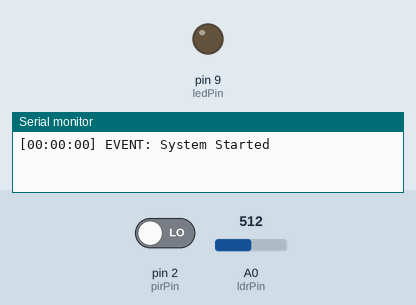
This sketch was run on a simulated Arduino Uno, built with avr-gcc and run on an emulated ATmega328P. Parts: output pins drawn as LEDs (lit = HIGH), the last lines printed to the serial monitor. Inputs (shaded band) come from the test bench; at power-on: A0 (ldrPin) = 512, pin 2 (pirPin) LOW.

Above: at 1.3 s.
1.4 s: A0 (ldrPin) set to 487
At 2.7 s:
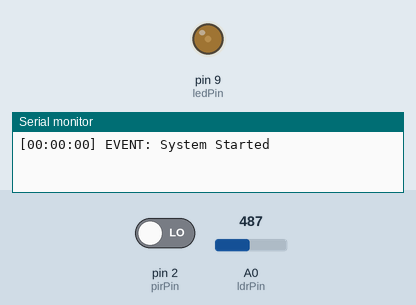
3.0 s: pin 2 (pirPin) driven HIGH
At 4.2 s:
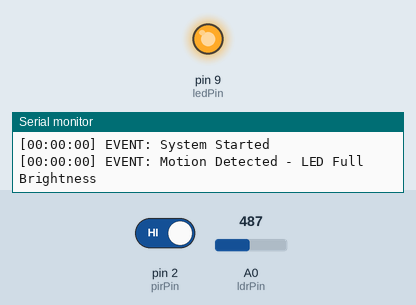
4.6 s: A0 (ldrPin) set to 510
At 5.4 s:
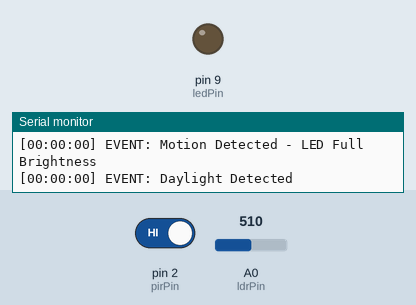
6.2 s: A0 (ldrPin) set to 490
At 6.6 s:
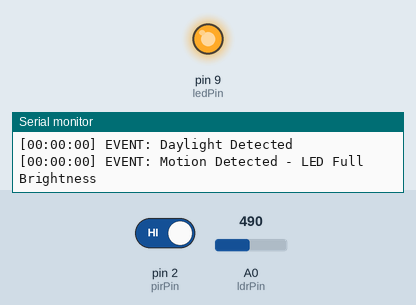
7.7 s: A0 (ldrPin) set to 511
At 9.1 s:
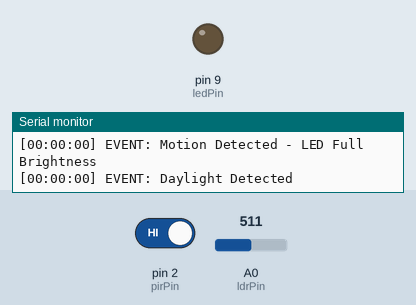
Timing chart, 0 to 10.3 s (numbered marks = the images above; inputs shaded):
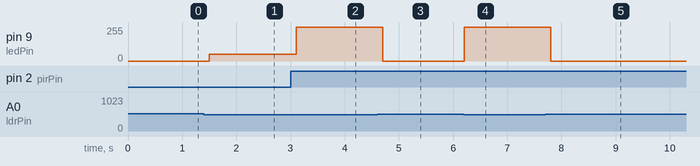

Measured:
- the behaviour switches between 501 and 500 on A0 (ldrPin) (found by bisection; images 0 and 1)
- after the input at 1.4 s, pin 9 (ledPin): 0/255 → 51/255 after 0.10 s
- after the input at 3.0 s, pin 9 (ledPin): 51/255 → 255/255 after 0.10 s
- after the input at 4.6 s, pin 9 (ledPin): 255/255 → 0/255 after 0.10 s
- after the input at 6.2 s, pin 9 (ledPin): 0/255 → 255/255 at once
- after the input at 7.7 s, pin 9 (ledPin): 255/255 → 0/255 after 0.11 s

The sketch:

smart_street_light.ino
```cpp
const int ldrPin = A0;
const int pirPin = 2;
const int ledPin = 9;

const int ldrThreshold = 500;   // Adjust if needed

unsigned long motionStart = 0;
bool motionActive = false;

void setup() {
  pinMode(pirPin, INPUT);
  pinMode(ledPin, OUTPUT);

  Serial.begin(9600);

  Serial.println("[00:00:00] EVENT: System Started");
}

void loop() {

  int ldrValue = analogRead(ldrPin);
  bool motion = digitalRead(pirPin);

  // DAY MODE
  if (ldrValue > ldrThreshold) {

    analogWrite(ledPin, 0);

    if (motionActive) {
      Serial.println("[00:00:00] EVENT: Daylight Detected");
      motionActive = false;
    }

    delay(500);
    return;
  }

  // NIGHT MODE

  if (motion) {

    analogWrite(ledPin, 255);

    if (!motionActive) {
      Serial.println("[00:00:00] EVENT: Motion Detected - LED Full Brightness");
    }

    motionStart = millis();
    motionActive = true;
  }

  if (motionActive) {

    if (millis() - motionStart < 30000) {

      analogWrite(ledPin, 255);

    } else {

      analogWrite(ledPin, 51);

      Serial.println("[00:00:30] EVENT: No Motion - LED Dimmed (20%)");

      motionActive = false;
    }

  } else {

    analogWrite(ledPin, 51);

  }

  delay(200);
}
```
